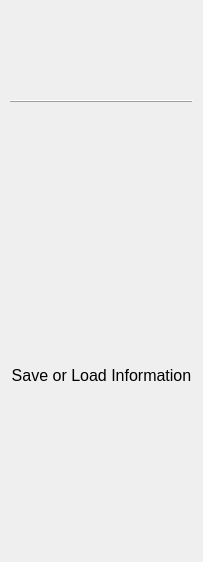
<?xml version="1.0" encoding="UTF-8"?>
<ui version="4.0">
 <class>LeftColumn</class>
 <widget class="QWidget" name="LeftColumn">
  <property name="geometry">
   <rect>
    <x>0</x>
    <y>0</y>
    <width>203</width>
    <height>562</height>
   </rect>
  </property>
  <property name="windowTitle">
   <string>Form</string>
  </property>
  <layout class="QVBoxLayout" name="main_pages_layout">
   <property name="spacing">
    <number>0</number>
   </property>
   <property name="leftMargin">
    <number>5</number>
   </property>
   <property name="topMargin">
    <number>5</number>
   </property>
   <property name="rightMargin">
    <number>5</number>
   </property>
   <property name="bottomMargin">
    <number>5</number>
   </property>
   <item>
    <widget class="QStackedWidget" name="menus">
     <property name="currentIndex">
      <number>1</number>
     </property>
     <widget class="QWidget" name="menu_1">
      <layout class="QVBoxLayout" name="verticalLayout">
       <property name="spacing">
        <number>5</number>
       </property>
       <property name="leftMargin">
        <number>5</number>
       </property>
       <property name="topMargin">
        <number>5</number>
       </property>
       <property name="rightMargin">
        <number>5</number>
       </property>
       <property name="bottomMargin">
        <number>5</number>
       </property>
       <item>
        <widget class="QWidget" name="btn_1_widget" native="true">
         <property name="minimumSize">
          <size>
           <width>0</width>
           <height>40</height>
          </size>
         </property>
         <property name="maximumSize">
          <size>
           <width>16777215</width>
           <height>40</height>
          </size>
         </property>
         <layout class="QVBoxLayout" name="btn_1_layout">
          <property name="spacing">
           <number>0</number>
          </property>
          <property name="leftMargin">
           <number>0</number>
          </property>
          <property name="topMargin">
           <number>0</number>
          </property>
          <property name="rightMargin">
           <number>0</number>
          </property>
          <property name="bottomMargin">
           <number>0</number>
          </property>
         </layout>
        </widget>
       </item>
       <item>
        <widget class="QWidget" name="btn_2_widget" native="true">
         <property name="minimumSize">
          <size>
           <width>0</width>
           <height>40</height>
          </size>
         </property>
         <property name="maximumSize">
          <size>
           <width>16777215</width>
           <height>40</height>
          </size>
         </property>
         <layout class="QVBoxLayout" name="btn_2_layout">
          <property name="spacing">
           <number>0</number>
          </property>
          <property name="leftMargin">
           <number>0</number>
          </property>
          <property name="topMargin">
           <number>0</number>
          </property>
          <property name="rightMargin">
           <number>0</number>
          </property>
          <property name="bottomMargin">
           <number>0</number>
          </property>
         </layout>
        </widget>
       </item>
       <item>
        <widget class="QWidget" name="btn_3_widget" native="true">
         <property name="minimumSize">
          <size>
           <width>0</width>
           <height>40</height>
          </size>
         </property>
         <property name="maximumSize">
          <size>
           <width>16777215</width>
           <height>40</height>
          </size>
         </property>
         <layout class="QVBoxLayout" name="btn_3_layout">
          <property name="spacing">
           <number>0</number>
          </property>
          <property name="leftMargin">
           <number>0</number>
          </property>
          <property name="topMargin">
           <number>0</number>
          </property>
          <property name="rightMargin">
           <number>0</number>
          </property>
          <property name="bottomMargin">
           <number>0</number>
          </property>
         </layout>
        </widget>
       </item>
       <item>
        <widget class="QLabel" name="label_1">
         <property name="font">
          <font>
           <pointsize>16</pointsize>
          </font>
         </property>
         <property name="styleSheet">
          <string notr="true">font-size: 16pt</string>
         </property>
         <property name="text">
          <string>Menu 1 - Left Menu</string>
         </property>
         <property name="alignment">
          <set>Qt::AlignmentFlag::AlignCenter</set>
         </property>
        </widget>
       </item>
      </layout>
     </widget>
     <widget class="QWidget" name="menu_2">
      <layout class="QVBoxLayout" name="verticalLayout_2">
       <property name="spacing">
        <number>5</number>
       </property>
       <property name="leftMargin">
        <number>5</number>
       </property>
       <property name="topMargin">
        <number>5</number>
       </property>
       <property name="rightMargin">
        <number>5</number>
       </property>
       <property name="bottomMargin">
        <number>5</number>
       </property>
       <item>
        <widget class="QWidget" name="save_btn_widget" native="true">
         <property name="maximumSize">
          <size>
           <width>16777215</width>
           <height>40</height>
          </size>
         </property>
         <layout class="QVBoxLayout" name="save_btn_layout">
          <property name="spacing">
           <number>0</number>
          </property>
          <property name="leftMargin">
           <number>0</number>
          </property>
          <property name="topMargin">
           <number>0</number>
          </property>
          <property name="rightMargin">
           <number>0</number>
          </property>
          <property name="bottomMargin">
           <number>0</number>
          </property>
         </layout>
        </widget>
       </item>
       <item>
        <widget class="QWidget" name="load_btn_widget" native="true">
         <property name="minimumSize">
          <size>
           <width>0</width>
           <height>40</height>
          </size>
         </property>
         <property name="maximumSize">
          <size>
           <width>16777215</width>
           <height>40</height>
          </size>
         </property>
         <layout class="QVBoxLayout" name="load_btn_layout">
          <property name="spacing">
           <number>0</number>
          </property>
          <property name="leftMargin">
           <number>0</number>
          </property>
          <property name="topMargin">
           <number>0</number>
          </property>
          <property name="rightMargin">
           <number>0</number>
          </property>
          <property name="bottomMargin">
           <number>0</number>
          </property>
         </layout>
        </widget>
       </item>
       <item>
        <widget class="QFrame" name="menu_2_break_line_frame">
         <property name="frameShape">
          <enum>QFrame::Shape::HLine</enum>
         </property>
         <property name="frameShadow">
          <enum>QFrame::Shadow::Raised</enum>
         </property>
        </widget>
       </item>
       <item>
        <widget class="QWidget" name="save_task_btn_widget" native="true">
         <property name="maximumSize">
          <size>
           <width>16777215</width>
           <height>40</height>
          </size>
         </property>
         <layout class="QVBoxLayout" name="save_task_btn_layout">
          <property name="spacing">
           <number>0</number>
          </property>
          <property name="leftMargin">
           <number>0</number>
          </property>
          <property name="topMargin">
           <number>0</number>
          </property>
          <property name="rightMargin">
           <number>0</number>
          </property>
          <property name="bottomMargin">
           <number>0</number>
          </property>
         </layout>
        </widget>
       </item>
       <item>
        <widget class="QWidget" name="load_task_btn_widget" native="true">
         <property name="maximumSize">
          <size>
           <width>16777215</width>
           <height>40</height>
          </size>
         </property>
         <layout class="QVBoxLayout" name="load_task_btn_layout">
          <property name="spacing">
           <number>0</number>
          </property>
          <property name="leftMargin">
           <number>0</number>
          </property>
          <property name="topMargin">
           <number>0</number>
          </property>
          <property name="rightMargin">
           <number>0</number>
          </property>
          <property name="bottomMargin">
           <number>0</number>
          </property>
         </layout>
        </widget>
       </item>
       <item>
        <widget class="QLabel" name="label">
         <property name="styleSheet">
          <string notr="true">font-size:12pt</string>
         </property>
         <property name="text">
          <string>Save or Load Information</string>
         </property>
         <property name="alignment">
          <set>Qt::AlignmentFlag::AlignCenter</set>
         </property>
         <property name="wordWrap">
          <bool>true</bool>
         </property>
        </widget>
       </item>
      </layout>
     </widget>
    </widget>
   </item>
  </layout>
 </widget>
 <resources/>
 <connections/>
</ui>
